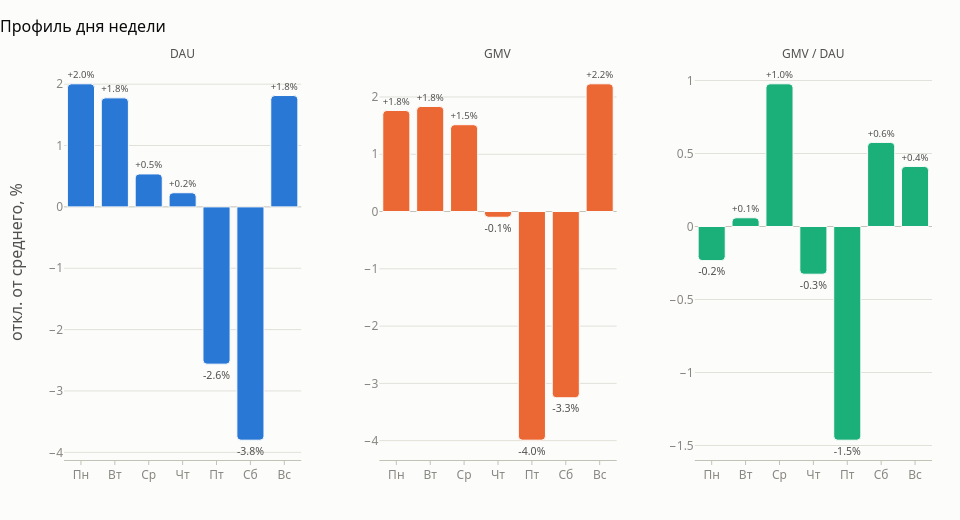

Notebook code cell kept with this figure:
### Code cell
dow_prof = (daily.group_by("dow").agg(
    dau=pl.col("dau").mean(), gmv=pl.col("gmv").mean(),
    gmv_per_dau=(pl.col("gmv").sum() / pl.col("dau").sum())).sort("dow"))
fig = make_subplots(rows=1, cols=3, subplot_titles=["DAU", "GMV", "GMV / DAU"],
                    horizontal_spacing=0.09)
for i, (c, slot) in enumerate([("dau", 0), ("gmv", 1), ("gmv_per_dau", 2)], start=1):
    v = dow_prof[c].to_numpy()
    rel = 100 * (v / v.mean() - 1)
    fig.add_trace(bars(DOW_RU, rel, slot=slot,
                       text=[f"{x:+.1f}%" for x in rel]), row=1, col=i)
    fig.update_yaxes(title="откл. от среднего, %" if i == 1 else None, row=1, col=i)
for a in fig.layout.annotations:
    a.font = dict(size=12, color=INK2)
fig.update_layout(showlegend=False, hovermode="closest")
show(fig, "Профиль дня недели", h=520)

### Figure 1 — Plotly figure (JSON) as saved in the notebook; plotly's stock layout.template omitted (floating-point values rounded to 4 significant figures)
{"data": [{"cliponaxis": false, "marker": {"color": "#2a78d6", "cornerradius": 4, "line": {"color": "#fcfcfb", "width": 1}}, "name": "", "orientation": "v", "text": ["+2.0%", "+1.8%", "+0.5%", "+0.2%", "-2.6%", "-3.8%", "+1.8%"], "textfont": {"color": "#52514e", "size": 11}, "textposition": "outside", "type": "bar", "x": ["Пн", "Вт", "Ср", "Чт", "Пт", "Сб", "Вс"], "xaxis": "x", "y": [2.006, 1.777, 0.537, 0.2309, -2.563, -3.802, 1.815], "yaxis": "y"}, {"cliponaxis": false, "marker": {"color": "#eb6834", "cornerradius": 4, "line": {"color": "#fcfcfb", "width": 1}}, "name": "", "orientation": "v", "text": ["+1.8%", "+1.8%", "+1.5%", "-0.1%", "-4.0%", "-3.3%", "+2.2%"], "textfont": {"color": "#52514e", "size": 11}, "textposition": "outside", "type": "bar", "x": ["Пн", "Вт", "Ср", "Чт", "Пт", "Сб", "Вс"], "xaxis": "x2", "y": [1.764, 1.834, 1.516, -0.1001, -3.993, -3.252, 2.23], "yaxis": "y2"}, {"cliponaxis": false, "marker": {"color": "#1baf7a", "cornerradius": 4, "line": {"color": "#fcfcfb", "width": 1}}, "name": "", "orientation": "v", "text": ["-0.2%", "+0.1%", "+1.0%", "-0.3%", "-1.5%", "+0.6%", "+0.4%"], "textfont": {"color": "#52514e", "size": 11}, "textposition": "outside", "type": "bar", "x": ["Пн", "Вт", "Ср", "Чт", "Пт", "Сб", "Вс"], "xaxis": "x3", "y": [-0.2337, 0.05967, 0.9772, -0.3268, -1.464, 0.5759, 0.4113], "yaxis": "y3"}], "layout": {"annotations": [{"font": {"color": "#52514e", "size": 12}, "showarrow": false, "text": "DAU", "x": 0.1367, "xanchor": "center", "xref": "paper", "y": 1.0, "yanchor": "bottom", "yref": "paper"}, {"font": {"color": "#52514e", "size": 12}, "showarrow": false, "text": "GMV", "x": 0.5, "xanchor": "center", "xref": "paper", "y": 1.0, "yanchor": "bottom", "yref": "paper"}, {"font": {"color": "#52514e", "size": 12}, "showarrow": false, "text": "GMV / DAU", "x": 0.8633, "xanchor": "center", "xref": "paper", "y": 1.0, "yanchor": "bottom", "yref": "paper"}], "autosize": false, "height": 520, "hovermode": "closest", "margin": {"b": 60}, "showlegend": false, "title": {"text": "Профиль дня недели"}, "width": 960, "xaxis": {"anchor": "y", "automargin": true, "domain": [0.0, 0.2733]}, "xaxis2": {"anchor": "y2", "automargin": true, "domain": [0.3633, 0.6367]}, "xaxis3": {"anchor": "y3", "automargin": true, "domain": [0.7267, 1.0]}, "yaxis": {"anchor": "x", "automargin": true, "domain": [0.0, 1.0], "title": {"text": "откл. от среднего, %"}}, "yaxis2": {"anchor": "x2", "automargin": true, "domain": [0.0, 1.0], "title": {}}, "yaxis3": {"anchor": "x3", "automargin": true, "domain": [0.0, 1.0], "title": {}}}}
